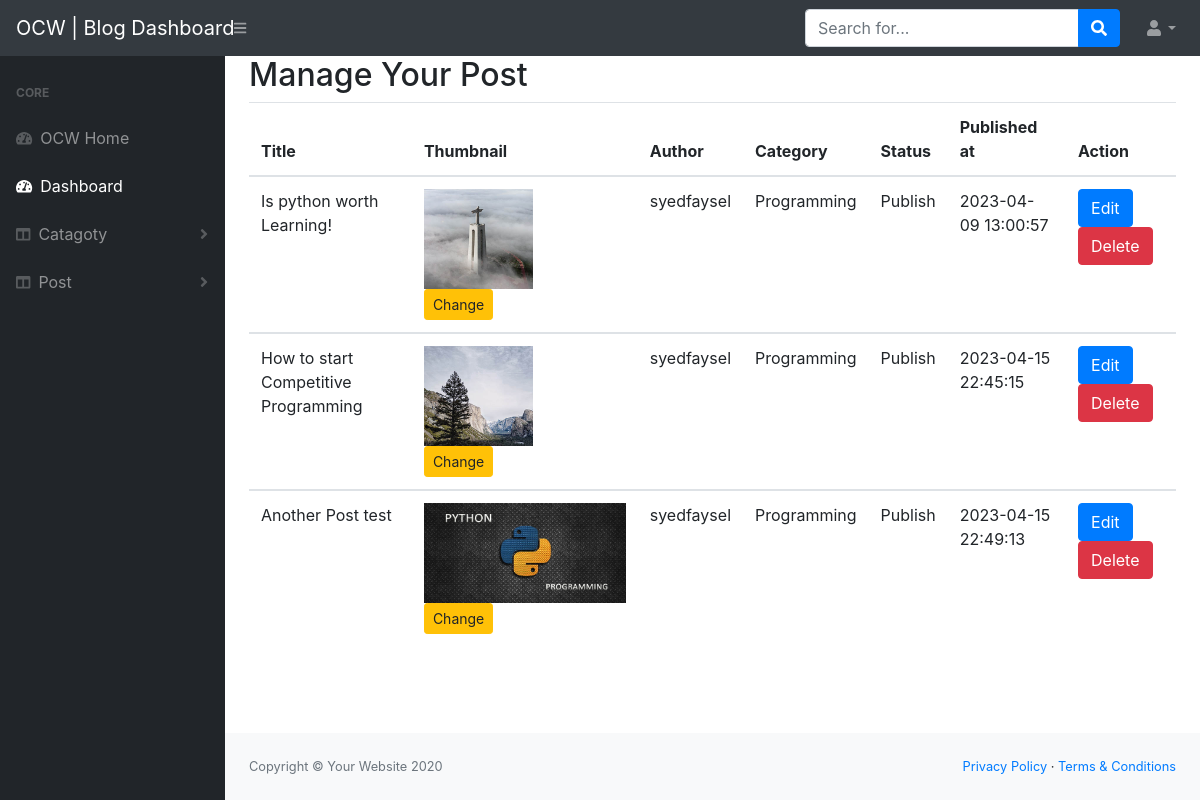
/blogs/dashboard/manage_post.php (signed in), run on the app's committed database.
### tables this page shows
CREATE TABLE `blogs` (
  `post_id` int(11) NOT NULL,
  `post_title` varchar(100) NOT NULL,
  `post_content` longtext NOT NULL,
  `post_img` varchar(100) DEFAULT NULL,
  `category` varchar(100) DEFAULT NULL,
  `author` varchar(50) DEFAULT NULL,
  `status` enum('Draft','Publish') DEFAULT NULL,
  `publish` timestamp NOT NULL DEFAULT current_timestamp()
);

### blogs/dashboard/manage_post.php (called while the page is built, shortened)
<?php
    include("template.php")
?>

### blogs/dashboard/class/function.php (called while the page is built, shortened)
<?php
class admin_blog
{
    private $conn;
    public function __construct()
    {
        $dbhost = 'localhost';
        $dbuser = 'root';
        $dbpass = "";
        $dbname = 'ocw';
        $this->conn = mysqli_connect($dbhost, $dbuser, $dbpass, $dbname);
    }
    public function display_post(){
        $sql= "SELECT * FROM blogs";
        if(mysqli_query($this->conn,$sql)){
            $result = mysqli_query($this->conn,$sql);
            return $result;
        }
    }
}
?>

### blogs/dashboard/view/manage_p_view.php (the view, shortened to what this page needs)
<?php
    $posts = $obj->display_post();
?>
<h2>Manage Your Post</h2>
<div class="table-resposive">
    <table class="table">
        <thead>
            <tr>
                <th>Title</th>
                <th>Thumbnail</th>
                <th>Author</th>
                <th>Category</th>
                <th>Status</th>
                <th>Published at</th>
                <th>Action</th>
            </tr>
        </thead>
        <tbody>
            <?php while ($postdata = mysqli_fetch_assoc($posts)) { ?>
                <tr>
                    <td>
                        <?php echo $postdata["post_title"] ?>
                    </td>
                    <td><img height="100px" src="<?php echo '../../blogs/upload/'.$postdata['post_img']; ?>">
                    <br><a class="btn btn-warning btn-sm"  href="edit_image.php?status=editimg&&id=<?php echo $postdata["post_id"] ?>">Change</a>
                    </td>
                    <td>
                        <?php echo $postdata["author"] ?>
                    </td>
                    <td>
                        <?php echo $postdata["category"] ?>
                    </td>
                    <td>
                        <?php echo $postdata["status"] ?>
                    </td>
                    <td>
                        <?php echo $postdata["publish"] ?>
                    </td>
                    <td>
                        <a class="btn btn-primary" href="edit_post.php?status=editpost&&id=<?php echo $postdata["post_id"] ?>">Edit</a>
                        <a href="?status=delete&&id=<?php echo $postdata["post_id"]; ?>" class="btn btn-danger">Delete</a>
                    </td>
                </tr>
            </tbody>
        <?php } ?>
    </table>
</div>

### data on the page
blogs: post_title "Is python worth Learning!", post_img (picture), author "syedfaysel", category "Programming", status "Publish", publish "2023-04-09 13:00:57"
blogs: post_title "How to start Competitive Programming", post_img (picture), author "syedfaysel", category "Programming", status "Publish", publish "2023-04-15 22:45:15"
blogs: post_title "Another Post test", post_img (picture), author "syedfaysel", category "Programming", status "Publish", publish "2023-04-15 22:49:13"
